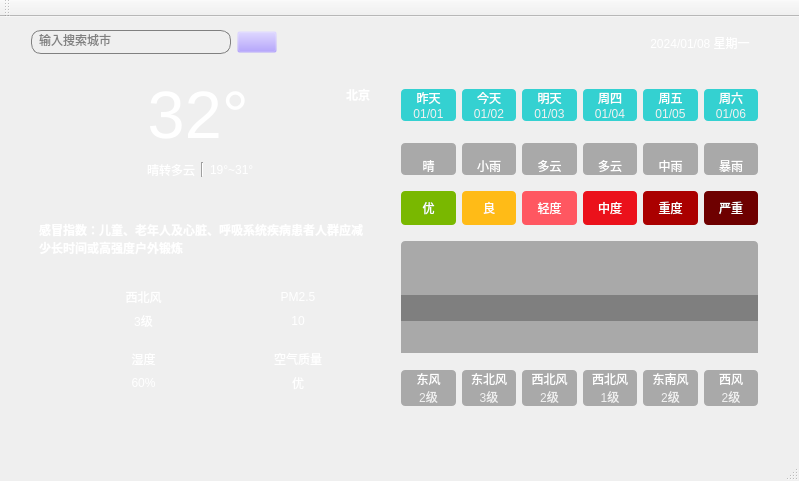
<?xml version="1.0" encoding="UTF-8"?>
<ui version="4.0">
 <class>WeatherTrayClass</class>
 <widget class="QMainWindow" name="WeatherTrayClass">
  <property name="geometry">
   <rect>
    <x>0</x>
    <y>0</y>
    <width>799</width>
    <height>481</height>
   </rect>
  </property>
  <property name="windowTitle">
   <string>WeatherTray</string>
  </property>
  <widget class="QWidget" name="centralWidget">
   <widget class="QWidget" name="widget" native="true">
    <property name="geometry">
     <rect>
      <x>0</x>
      <y>0</y>
      <width>800</width>
      <height>450</height>
     </rect>
    </property>
    <property name="styleSheet">
     <string notr="true">QWidget#widget{
	border-image: url(:/res/background.png);
}

QLabel{
	font:25 10pt &quot;微软雅黑&quot;;
	border-radius:4px;
	background-color:rgba(60,60,60,100);
	color:rgb(255,255,255);
}</string>
    </property>
    <widget class="QWidget" name="widget_10" native="true">
     <property name="geometry">
      <rect>
       <x>20</x>
       <y>160</y>
       <width>361</width>
       <height>251</height>
      </rect>
     </property>
     <layout class="QVBoxLayout" name="verticalLayout_3">
      <item>
       <spacer name="verticalSpacer">
        <property name="orientation">
         <enum>Qt::Vertical</enum>
        </property>
        <property name="sizeHint" stdset="0">
         <size>
          <width>20</width>
          <height>10</height>
         </size>
        </property>
       </spacer>
      </item>
      <item>
       <widget class="QLabel" name="lblGanMao">
        <property name="styleSheet">
         <string notr="true">background-color: rgba(60, 60, 60, 0);
font-weight: bold;
padding-left: 5px;
padding-right: 5px;</string>
        </property>
        <property name="text">
         <string>感冒指数：儿童、老年人及心脏、呼吸系统疾病患者人群应减少长时间或高强度户外锻炼</string>
        </property>
        <property name="wordWrap">
         <bool>true</bool>
        </property>
       </widget>
      </item>
      <item>
       <widget class="QWidget" name="widget_2" native="true">
        <property name="styleSheet">
         <string notr="true">background-image: url(:/res/back_10.png);


border-radius: 15px</string>
        </property>
        <layout class="QGridLayout" name="gridLayout">
         <property name="leftMargin">
          <number>40</number>
         </property>
         <property name="topMargin">
          <number>25</number>
         </property>
         <property name="rightMargin">
          <number>40</number>
         </property>
         <property name="bottomMargin">
          <number>25</number>
         </property>
         <property name="horizontalSpacing">
          <number>50</number>
         </property>
         <property name="verticalSpacing">
          <number>20</number>
         </property>
         <item row="1" column="1">
          <layout class="QHBoxLayout" name="horizontalLayout_15">
           <property name="spacing">
            <number>0</number>
           </property>
           <item>
            <widget class="QLabel" name="lblQualityIcon">
             <property name="minimumSize">
              <size>
               <width>40</width>
               <height>40</height>
              </size>
             </property>
             <property name="maximumSize">
              <size>
               <width>40</width>
               <height>40</height>
              </size>
             </property>
             <property name="autoFillBackground">
              <bool>false</bool>
             </property>
             <property name="styleSheet">
              <string notr="true">background: transparent;
</string>
             </property>
             <property name="text">
              <string/>
             </property>
             <property name="pixmap">
              <pixmap resource="C:/Users/zmh55/Downloads/12-完成界面布局/main.qrc">:/res/aqi.png</pixmap>
             </property>
             <property name="scaledContents">
              <bool>true</bool>
             </property>
             <property name="alignment">
              <set>Qt::AlignCenter</set>
             </property>
             <property name="wordWrap">
              <bool>false</bool>
             </property>
             <property name="indent">
              <number>-1</number>
             </property>
            </widget>
           </item>
           <item>
            <layout class="QVBoxLayout" name="verticalLayout_8">
             <item>
              <widget class="QLabel" name="lblQualityTitle">
               <property name="autoFillBackground">
                <bool>false</bool>
               </property>
               <property name="styleSheet">
                <string notr="true">background: transparent;

font: 10pt &quot;微软雅黑&quot;;</string>
               </property>
               <property name="text">
                <string>空气质量</string>
               </property>
               <property name="alignment">
                <set>Qt::AlignCenter</set>
               </property>
              </widget>
             </item>
             <item>
              <widget class="QLabel" name="lblQuality">
               <property name="autoFillBackground">
                <bool>false</bool>
               </property>
               <property name="styleSheet">
                <string notr="true">background: transparent;

font: 10pt &quot;微软雅黑&quot;;</string>
               </property>
               <property name="text">
                <string>优</string>
               </property>
               <property name="alignment">
                <set>Qt::AlignCenter</set>
               </property>
              </widget>
             </item>
            </layout>
           </item>
          </layout>
         </item>
         <item row="0" column="1">
          <layout class="QHBoxLayout" name="horizontalLayout_14">
           <property name="spacing">
            <number>0</number>
           </property>
           <item>
            <widget class="QLabel" name="lblPm25Icon">
             <property name="minimumSize">
              <size>
               <width>40</width>
               <height>40</height>
              </size>
             </property>
             <property name="maximumSize">
              <size>
               <width>40</width>
               <height>40</height>
              </size>
             </property>
             <property name="styleSheet">
              <string notr="true">background: transparent;
</string>
             </property>
             <property name="text">
              <string/>
             </property>
             <property name="pixmap">
              <pixmap resource="C:/Users/zmh55/Downloads/12-完成界面布局/main.qrc">:/res/pm25.png</pixmap>
             </property>
             <property name="scaledContents">
              <bool>true</bool>
             </property>
             <property name="alignment">
              <set>Qt::AlignCenter</set>
             </property>
            </widget>
           </item>
           <item>
            <layout class="QVBoxLayout" name="verticalLayout_7">
             <item>
              <widget class="QLabel" name="lblPM25Title">
               <property name="styleSheet">
                <string notr="true">background: transparent;

font: 10pt &quot;微软雅黑&quot;;</string>
               </property>
               <property name="text">
                <string>PM2.5</string>
               </property>
               <property name="alignment">
                <set>Qt::AlignCenter</set>
               </property>
              </widget>
             </item>
             <item>
              <widget class="QLabel" name="lblPM25">
               <property name="styleSheet">
                <string notr="true">background: transparent;

font: 10pt &quot;微软雅黑&quot;;</string>
               </property>
               <property name="text">
                <string>10</string>
               </property>
               <property name="alignment">
                <set>Qt::AlignCenter</set>
               </property>
              </widget>
             </item>
            </layout>
           </item>
          </layout>
         </item>
         <item row="1" column="0">
          <layout class="QHBoxLayout" name="horizontalLayout_13">
           <property name="spacing">
            <number>0</number>
           </property>
           <item>
            <widget class="QLabel" name="lblShiDuIcon">
             <property name="minimumSize">
              <size>
               <width>40</width>
               <height>40</height>
              </size>
             </property>
             <property name="maximumSize">
              <size>
               <width>40</width>
               <height>40</height>
              </size>
             </property>
             <property name="styleSheet">
              <string notr="true">background: transparent;
</string>
             </property>
             <property name="text">
              <string/>
             </property>
             <property name="pixmap">
              <pixmap resource="C:/Users/zmh55/Downloads/12-完成界面布局/main.qrc">:/res/humidity.png</pixmap>
             </property>
             <property name="scaledContents">
              <bool>true</bool>
             </property>
             <property name="alignment">
              <set>Qt::AlignCenter</set>
             </property>
            </widget>
           </item>
           <item>
            <layout class="QVBoxLayout" name="verticalLayout_5">
             <item>
              <widget class="QLabel" name="lblShiDuTitle">
               <property name="styleSheet">
                <string notr="true">background: transparent;

font: 10pt &quot;微软雅黑&quot;;</string>
               </property>
               <property name="text">
                <string>湿度</string>
               </property>
               <property name="alignment">
                <set>Qt::AlignCenter</set>
               </property>
              </widget>
             </item>
             <item>
              <widget class="QLabel" name="lblShiDu">
               <property name="styleSheet">
                <string notr="true">background: transparent;

font: 10pt &quot;微软雅黑&quot;;</string>
               </property>
               <property name="text">
                <string>60%</string>
               </property>
               <property name="alignment">
                <set>Qt::AlignCenter</set>
               </property>
              </widget>
             </item>
            </layout>
           </item>
          </layout>
         </item>
         <item row="0" column="0">
          <layout class="QHBoxLayout" name="horizontalLayout_12">
           <property name="spacing">
            <number>0</number>
           </property>
           <item>
            <widget class="QLabel" name="lblWindIcon">
             <property name="minimumSize">
              <size>
               <width>40</width>
               <height>40</height>
              </size>
             </property>
             <property name="maximumSize">
              <size>
               <width>40</width>
               <height>40</height>
              </size>
             </property>
             <property name="styleSheet">
              <string notr="true">background: transparent;
</string>
             </property>
             <property name="text">
              <string/>
             </property>
             <property name="pixmap">
              <pixmap resource="C:/Users/zmh55/Downloads/12-完成界面布局/main.qrc">:/res/wind.png</pixmap>
             </property>
             <property name="scaledContents">
              <bool>true</bool>
             </property>
             <property name="alignment">
              <set>Qt::AlignCenter</set>
             </property>
            </widget>
           </item>
           <item>
            <layout class="QVBoxLayout" name="verticalLayout_6">
             <item>
              <widget class="QLabel" name="lblWindFx">
               <property name="styleSheet">
                <string notr="true">background: transparent;

font: 10pt &quot;微软雅黑&quot;;</string>
               </property>
               <property name="text">
                <string>西北风</string>
               </property>
               <property name="alignment">
                <set>Qt::AlignCenter</set>
               </property>
              </widget>
             </item>
             <item>
              <widget class="QLabel" name="lblWindFl">
               <property name="styleSheet">
                <string notr="true">background: transparent;

font: 10pt &quot;微软雅黑&quot;;</string>
               </property>
               <property name="text">
                <string>3级</string>
               </property>
               <property name="alignment">
                <set>Qt::AlignCenter</set>
               </property>
              </widget>
             </item>
            </layout>
           </item>
          </layout>
         </item>
        </layout>
       </widget>
      </item>
     </layout>
     <zorder>lblGanMao</zorder>
     <zorder>verticalSpacer</zorder>
     <zorder>widget_2</zorder>
    </widget>
    <widget class="QWidget" name="widget_11" native="true">
     <property name="geometry">
      <rect>
       <x>379</x>
       <y>50</y>
       <width>401</width>
       <height>361</height>
      </rect>
     </property>
     <layout class="QVBoxLayout" name="verticalLayout_4">
      <item>
       <widget class="QWidget" name="widget_5" native="true">
        <property name="styleSheet">
         <string notr="true">QLabel {
	background-color: rgba(0, 200, 200, 200);
	border-radius: 4px;
}</string>
        </property>
        <layout class="QGridLayout" name="gridLayout_2">
         <property name="horizontalSpacing">
          <number>6</number>
         </property>
         <property name="verticalSpacing">
          <number>0</number>
         </property>
         <item row="0" column="0">
          <widget class="QLabel" name="lblWeek0">
           <property name="styleSheet">
            <string notr="true">border-bottom-left-radius: 0px;
border-bottom-right-radius: 0px;</string>
           </property>
           <property name="text">
            <string>昨天</string>
           </property>
           <property name="alignment">
            <set>Qt::AlignCenter</set>
           </property>
          </widget>
         </item>
         <item row="0" column="1">
          <widget class="QLabel" name="lblWeek1">
           <property name="styleSheet">
            <string notr="true">border-bottom-left-radius: 0px;
border-bottom-right-radius: 0px;</string>
           </property>
           <property name="text">
            <string>今天</string>
           </property>
           <property name="alignment">
            <set>Qt::AlignCenter</set>
           </property>
          </widget>
         </item>
         <item row="0" column="2">
          <widget class="QLabel" name="lblWeek2">
           <property name="styleSheet">
            <string notr="true">border-bottom-left-radius: 0px;
border-bottom-right-radius: 0px;</string>
           </property>
           <property name="text">
            <string>明天</string>
           </property>
           <property name="alignment">
            <set>Qt::AlignCenter</set>
           </property>
          </widget>
         </item>
         <item row="0" column="3">
          <widget class="QLabel" name="lblWeek3">
           <property name="styleSheet">
            <string notr="true">border-bottom-left-radius: 0px;
border-bottom-right-radius: 0px;</string>
           </property>
           <property name="text">
            <string>周四</string>
           </property>
           <property name="alignment">
            <set>Qt::AlignCenter</set>
           </property>
          </widget>
         </item>
         <item row="0" column="4">
          <widget class="QLabel" name="lblWeek4">
           <property name="styleSheet">
            <string notr="true">border-bottom-left-radius: 0px;
border-bottom-right-radius: 0px;</string>
           </property>
           <property name="text">
            <string>周五</string>
           </property>
           <property name="alignment">
            <set>Qt::AlignCenter</set>
           </property>
          </widget>
         </item>
         <item row="0" column="5">
          <widget class="QLabel" name="lblWeek5">
           <property name="styleSheet">
            <string notr="true">border-bottom-left-radius: 0px;
border-bottom-right-radius: 0px;</string>
           </property>
           <property name="text">
            <string>周六</string>
           </property>
           <property name="alignment">
            <set>Qt::AlignCenter</set>
           </property>
          </widget>
         </item>
         <item row="1" column="0">
          <widget class="QLabel" name="lblDate0">
           <property name="styleSheet">
            <string notr="true">border-top-left-radius: 0px;
border-top-right-radius: 0px;
color: rgb(240, 240, 240);</string>
           </property>
           <property name="text">
            <string>01/01</string>
           </property>
           <property name="alignment">
            <set>Qt::AlignCenter</set>
           </property>
          </widget>
         </item>
         <item row="1" column="1">
          <widget class="QLabel" name="lblDate1">
           <property name="styleSheet">
            <string notr="true">border-top-left-radius: 0px;
border-top-right-radius: 0px;
color: rgb(240, 240, 240);</string>
           </property>
           <property name="text">
            <string>01/02</string>
           </property>
           <property name="alignment">
            <set>Qt::AlignCenter</set>
           </property>
          </widget>
         </item>
         <item row="1" column="2">
          <widget class="QLabel" name="lblDate2">
           <property name="styleSheet">
            <string notr="true">border-top-left-radius: 0px;
border-top-right-radius: 0px;
color: rgb(240, 240, 240);</string>
           </property>
           <property name="text">
            <string>01/03</string>
           </property>
           <property name="alignment">
            <set>Qt::AlignCenter</set>
           </property>
          </widget>
         </item>
         <item row="1" column="3">
          <widget class="QLabel" name="lblDate3">
           <property name="styleSheet">
            <string notr="true">border-top-left-radius: 0px;
border-top-right-radius: 0px;
color: rgb(240, 240, 240);</string>
           </property>
           <property name="text">
            <string>01/04</string>
           </property>
           <property name="alignment">
            <set>Qt::AlignCenter</set>
           </property>
          </widget>
         </item>
         <item row="1" column="4">
          <widget class="QLabel" name="lblDate4">
           <property name="styleSheet">
            <string notr="true">border-top-left-radius: 0px;
border-top-right-radius: 0px;
color: rgb(240, 240, 240);</string>
           </property>
           <property name="text">
            <string>01/05</string>
           </property>
           <property name="alignment">
            <set>Qt::AlignCenter</set>
           </property>
          </widget>
         </item>
         <item row="1" column="5">
          <widget class="QLabel" name="lblDate5">
           <property name="styleSheet">
            <string notr="true">border-top-left-radius: 0px;
border-top-right-radius: 0px;
color: rgb(240, 240, 240);</string>
           </property>
           <property name="text">
            <string>01/06</string>
           </property>
           <property name="alignment">
            <set>Qt::AlignCenter</set>
           </property>
          </widget>
         </item>
        </layout>
       </widget>
      </item>
      <item>
       <widget class="QWidget" name="widget_6" native="true">
        <property name="styleSheet">
         <string notr="true">QLabel {
	background-color: rgba(60, 60, 60, 100);
	border-radius: 4px;
}</string>
        </property>
        <layout class="QGridLayout" name="gridLayout_3">
         <property name="topMargin">
          <number>5</number>
         </property>
         <property name="bottomMargin">
          <number>5</number>
         </property>
         <property name="verticalSpacing">
          <number>0</number>
         </property>
         <item row="0" column="3">
          <widget class="QLabel" name="lblTypeIcon3">
           <property name="styleSheet">
            <string notr="true">border-bottom-left-radius: 0px;
border-bottom-right-radius: 0px;</string>
           </property>
           <property name="text">
            <string/>
           </property>
           <property name="pixmap">
            <pixmap resource="C:/Users/zmh55/Downloads/12-完成界面布局/main.qrc">:/res/type/DuoYun.png</pixmap>
           </property>
           <property name="alignment">
            <set>Qt::AlignCenter</set>
           </property>
          </widget>
         </item>
         <item row="0" column="0">
          <widget class="QLabel" name="lblTypeIcon0">
           <property name="minimumSize">
            <size>
             <width>0</width>
             <height>0</height>
            </size>
           </property>
           <property name="maximumSize">
            <size>
             <width>1000</width>
             <height>1000</height>
            </size>
           </property>
           <property name="styleSheet">
            <string notr="true">border-bottom-left-radius: 0px;
border-bottom-right-radius: 0px;</string>
           </property>
           <property name="text">
            <string/>
           </property>
           <property name="pixmap">
            <pixmap resource="C:/Users/zmh55/Downloads/12-完成界面布局/main.qrc">:/res/type/Qing.png</pixmap>
           </property>
           <property name="alignment">
            <set>Qt::AlignCenter</set>
           </property>
          </widget>
         </item>
         <item row="0" column="2">
          <widget class="QLabel" name="lblTypeIcon2">
           <property name="styleSheet">
            <string notr="true">border-bottom-left-radius: 0px;
border-bottom-right-radius: 0px;</string>
           </property>
           <property name="text">
            <string/>
           </property>
           <property name="pixmap">
            <pixmap resource="C:/Users/zmh55/Downloads/12-完成界面布局/main.qrc">:/res/type/DuoYun.png</pixmap>
           </property>
           <property name="alignment">
            <set>Qt::AlignCenter</set>
           </property>
          </widget>
         </item>
         <item row="1" column="0">
          <widget class="QLabel" name="lblType0">
           <property name="styleSheet">
            <string notr="true">border-top-left-radius: 0px;
border-top-right-radius: 0px;</string>
           </property>
           <property name="text">
            <string>晴</string>
           </property>
           <property name="alignment">
            <set>Qt::AlignCenter</set>
           </property>
          </widget>
         </item>
         <item row="1" column="3">
          <widget class="QLabel" name="lblType3">
           <property name="styleSheet">
            <string notr="true">border-top-left-radius: 0px;
border-top-right-radius: 0px;</string>
           </property>
           <property name="text">
            <string>多云</string>
           </property>
           <property name="alignment">
            <set>Qt::AlignCenter</set>
           </property>
          </widget>
         </item>
         <item row="0" column="5">
          <widget class="QLabel" name="lblTypeIcon5">
           <property name="styleSheet">
            <string notr="true">border-bottom-left-radius: 0px;
border-bottom-right-radius: 0px;</string>
           </property>
           <property name="text">
            <string/>
           </property>
           <property name="pixmap">
            <pixmap resource="C:/Users/zmh55/Downloads/12-完成界面布局/main.qrc">:/res/type/BaoYu.png</pixmap>
           </property>
           <property name="alignment">
            <set>Qt::AlignCenter</set>
           </property>
          </widget>
         </item>
         <item row="1" column="5">
          <widget class="QLabel" name="lblType5">
           <property name="styleSheet">
            <string notr="true">border-top-left-radius: 0px;
border-top-right-radius: 0px;</string>
           </property>
           <property name="text">
            <string>暴雨</string>
           </property>
           <property name="alignment">
            <set>Qt::AlignCenter</set>
           </property>
          </widget>
         </item>
         <item row="1" column="4">
          <widget class="QLabel" name="lblType4">
           <property name="styleSheet">
            <string notr="true">border-top-left-radius: 0px;
border-top-right-radius: 0px;</string>
           </property>
           <property name="text">
            <string>中雨</string>
           </property>
           <property name="alignment">
            <set>Qt::AlignCenter</set>
           </property>
          </widget>
         </item>
         <item row="0" column="1">
          <widget class="QLabel" name="lblTypeIcon1">
           <property name="styleSheet">
            <string notr="true">border-bottom-left-radius: 0px;
border-bottom-right-radius: 0px;</string>
           </property>
           <property name="text">
            <string/>
           </property>
           <property name="pixmap">
            <pixmap resource="C:/Users/zmh55/Downloads/12-完成界面布局/main.qrc">:/res/type/XiaoYu.png</pixmap>
           </property>
           <property name="alignment">
            <set>Qt::AlignCenter</set>
           </property>
          </widget>
         </item>
         <item row="1" column="2">
          <widget class="QLabel" name="lblType2">
           <property name="styleSheet">
            <string notr="true">border-top-left-radius: 0px;
border-top-right-radius: 0px;</string>
           </property>
           <property name="text">
            <string>多云</string>
           </property>
           <property name="alignment">
            <set>Qt::AlignCenter</set>
           </property>
          </widget>
         </item>
         <item row="0" column="4">
          <widget class="QLabel" name="lblTypeIcon4">
           <property name="styleSheet">
            <string notr="true">border-bottom-left-radius: 0px;
border-bottom-right-radius: 0px;</string>
           </property>
           <property name="text">
            <string/>
           </property>
           <property name="pixmap">
            <pixmap resource="C:/Users/zmh55/Downloads/12-完成界面布局/main.qrc">:/res/type/ZhongYu.png</pixmap>
           </property>
           <property name="alignment">
            <set>Qt::AlignCenter</set>
           </property>
          </widget>
         </item>
         <item row="1" column="1">
          <widget class="QLabel" name="lblType1">
           <property name="styleSheet">
            <string notr="true">border-top-left-radius: 0px;
border-top-right-radius: 0px;</string>
           </property>
           <property name="text">
            <string>小雨</string>
           </property>
           <property name="alignment">
            <set>Qt::AlignCenter</set>
           </property>
          </widget>
         </item>
        </layout>
       </widget>
      </item>
      <item>
       <widget class="QWidget" name="widget_9" native="true">
        <layout class="QHBoxLayout" name="horizontalLayout_11">
         <property name="topMargin">
          <number>5</number>
         </property>
         <property name="bottomMargin">
          <number>5</number>
         </property>
         <item>
          <widget class="QLabel" name="lblQuality0">
           <property name="styleSheet">
            <string notr="true">background-color: rgb(121, 184, 0);
padding:8px;</string>
           </property>
           <property name="text">
            <string>优</string>
           </property>
           <property name="alignment">
            <set>Qt::AlignCenter</set>
           </property>
          </widget>
         </item>
         <item>
          <widget class="QLabel" name="lblQuality1">
           <property name="styleSheet">
            <string notr="true">background-color: rgb(255, 187, 23);</string>
           </property>
           <property name="text">
            <string>良</string>
           </property>
           <property name="alignment">
            <set>Qt::AlignCenter</set>
           </property>
          </widget>
         </item>
         <item>
          <widget class="QLabel" name="lblQuality2">
           <property name="styleSheet">
            <string notr="true">background-color: rgb(255, 87, 97);</string>
           </property>
           <property name="text">
            <string>轻度</string>
           </property>
           <property name="alignment">
            <set>Qt::AlignCenter</set>
           </property>
          </widget>
         </item>
         <item>
          <widget class="QLabel" name="lblQuality3">
           <property name="styleSheet">
            <string notr="true">background-color: rgb(235, 17, 27);</string>
           </property>
           <property name="text">
            <string>中度</string>
           </property>
           <property name="alignment">
            <set>Qt::AlignCenter</set>
           </property>
          </widget>
         </item>
         <item>
          <widget class="QLabel" name="lblQuality4">
           <property name="styleSheet">
            <string notr="true">background-color: rgb(170, 0, 0);</string>
           </property>
           <property name="text">
            <string>重度</string>
           </property>
           <property name="alignment">
            <set>Qt::AlignCenter</set>
           </property>
          </widget>
         </item>
         <item>
          <widget class="QLabel" name="lblQuality5">
           <property name="styleSheet">
            <string notr="true">background-color: rgb(110, 0, 0);</string>
           </property>
           <property name="text">
            <string>严重</string>
           </property>
           <property name="alignment">
            <set>Qt::AlignCenter</set>
           </property>
          </widget>
         </item>
        </layout>
       </widget>
      </item>
      <item>
       <widget class="QWidget" name="widget_7" native="true">
        <layout class="QVBoxLayout" name="verticalLayout_9">
         <property name="spacing">
          <number>0</number>
         </property>
         <property name="topMargin">
          <number>5</number>
         </property>
         <property name="bottomMargin">
          <number>5</number>
         </property>
         <item>
          <widget class="QLabel" name="lblHighCurve">
           <property name="minimumSize">
            <size>
             <width>0</width>
             <height>80</height>
            </size>
           </property>
           <property name="maximumSize">
            <size>
             <width>10000</width>
             <height>10000</height>
            </size>
           </property>
           <property name="styleSheet">
            <string notr="true">border-bottom-left-radius: 0px;
border-bottom-right-radius: 0px;</string>
           </property>
           <property name="text">
            <string/>
           </property>
           <property name="alignment">
            <set>Qt::AlignCenter</set>
           </property>
          </widget>
         </item>
         <item>
          <widget class="QLabel" name="lblLowCurve">
           <property name="minimumSize">
            <size>
             <width>0</width>
             <height>80</height>
            </size>
           </property>
           <property name="maximumSize">
            <size>
             <width>10000</width>
             <height>10000</height>
            </size>
           </property>
           <property name="styleSheet">
            <string notr="true">border-top-left-radius: 0px;
border-top-right-radius: 0px;</string>
           </property>
           <property name="text">
            <string/>
           </property>
           <property name="alignment">
            <set>Qt::AlignCenter</set>
           </property>
          </widget>
         </item>
        </layout>
       </widget>
      </item>
      <item>
       <widget class="QWidget" name="widget_8" native="true">
        <layout class="QGridLayout" name="gridLayout_4">
         <property name="verticalSpacing">
          <number>0</number>
         </property>
         <item row="0" column="0">
          <widget class="QLabel" name="lblFx0">
           <property name="styleSheet">
            <string notr="true">border-bottom-left-radius: 0px;
border-bottom-right-radius: 0px;</string>
           </property>
           <property name="text">
            <string>东风</string>
           </property>
           <property name="alignment">
            <set>Qt::AlignCenter</set>
           </property>
          </widget>
         </item>
         <item row="0" column="1">
          <widget class="QLabel" name="lblFx1">
           <property name="styleSheet">
            <string notr="true">border-bottom-left-radius: 0px;
border-bottom-right-radius: 0px;</string>
           </property>
           <property name="text">
            <string>东北风</string>
           </property>
           <property name="alignment">
            <set>Qt::AlignCenter</set>
           </property>
          </widget>
         </item>
         <item row="0" column="2">
          <widget class="QLabel" name="lblFx2">
           <property name="styleSheet">
            <string notr="true">border-bottom-left-radius: 0px;
border-bottom-right-radius: 0px;</string>
           </property>
           <property name="text">
            <string>西北风</string>
           </property>
           <property name="alignment">
            <set>Qt::AlignCenter</set>
           </property>
          </widget>
         </item>
         <item row="0" column="3">
          <widget class="QLabel" name="lblFx3">
           <property name="styleSheet">
            <string notr="true">border-bottom-left-radius: 0px;
border-bottom-right-radius: 0px;</string>
           </property>
           <property name="text">
            <string>西北风</string>
           </property>
           <property name="alignment">
            <set>Qt::AlignCenter</set>
           </property>
          </widget>
         </item>
         <item row="0" column="4">
          <widget class="QLabel" name="lblFx4">
           <property name="styleSheet">
            <string notr="true">border-bottom-left-radius: 0px;
border-bottom-right-radius: 0px;</string>
           </property>
           <property name="text">
            <string>东南风</string>
           </property>
           <property name="alignment">
            <set>Qt::AlignCenter</set>
           </property>
          </widget>
         </item>
         <item row="0" column="5">
          <widget class="QLabel" name="lblFx5">
           <property name="styleSheet">
            <string notr="true">border-bottom-left-radius: 0px;
border-bottom-right-radius: 0px;</string>
           </property>
           <property name="text">
            <string>西风</string>
           </property>
           <property name="alignment">
            <set>Qt::AlignCenter</set>
           </property>
          </widget>
         </item>
         <item row="1" column="0">
          <widget class="QLabel" name="lblFl0">
           <property name="styleSheet">
            <string notr="true">border-top-left-radius: 0px;
border-top-right-radius: 0px;
color: rgb(240, 240, 240);</string>
           </property>
           <property name="text">
            <string>2级</string>
           </property>
           <property name="alignment">
            <set>Qt::AlignCenter</set>
           </property>
          </widget>
         </item>
         <item row="1" column="1">
          <widget class="QLabel" name="lblFl1">
           <property name="styleSheet">
            <string notr="true">border-top-left-radius: 0px;
border-top-right-radius: 0px;
color: rgb(240, 240, 240);</string>
           </property>
           <property name="text">
            <string>3级</string>
           </property>
           <property name="alignment">
            <set>Qt::AlignCenter</set>
           </property>
          </widget>
         </item>
         <item row="1" column="2">
          <widget class="QLabel" name="lblFl2">
           <property name="styleSheet">
            <string notr="true">border-top-left-radius: 0px;
border-top-right-radius: 0px;
color: rgb(240, 240, 240);</string>
           </property>
           <property name="text">
            <string>2级</string>
           </property>
           <property name="alignment">
            <set>Qt::AlignCenter</set>
           </property>
          </widget>
         </item>
         <item row="1" column="3">
          <widget class="QLabel" name="lblFl3">
           <property name="styleSheet">
            <string notr="true">border-top-left-radius: 0px;
border-top-right-radius: 0px;
color: rgb(240, 240, 240);</string>
           </property>
           <property name="text">
            <string>1级</string>
           </property>
           <property name="alignment">
            <set>Qt::AlignCenter</set>
           </property>
          </widget>
         </item>
         <item row="1" column="4">
          <widget class="QLabel" name="lblFl4">
           <property name="styleSheet">
            <string notr="true">border-top-left-radius: 0px;
border-top-right-radius: 0px;
color: rgb(240, 240, 240);</string>
           </property>
           <property name="text">
            <string>2级</string>
           </property>
           <property name="alignment">
            <set>Qt::AlignCenter</set>
           </property>
          </widget>
         </item>
         <item row="1" column="5">
          <widget class="QLabel" name="lblFl5">
           <property name="styleSheet">
            <string notr="true">border-top-left-radius: 0px;
border-top-right-radius: 0px;
color: rgb(240, 240, 240);</string>
           </property>
           <property name="text">
            <string>2级</string>
           </property>
           <property name="alignment">
            <set>Qt::AlignCenter</set>
           </property>
          </widget>
         </item>
        </layout>
       </widget>
      </item>
     </layout>
    </widget>
    <widget class="QWidget" name="widget_3" native="true">
     <property name="geometry">
      <rect>
       <x>20</x>
       <y>49</y>
       <width>361</width>
       <height>131</height>
      </rect>
     </property>
     <layout class="QHBoxLayout" name="horizontalLayout_3">
      <item>
       <widget class="QLabel" name="lblTypeIcon">
        <property name="minimumSize">
         <size>
          <width>110</width>
          <height>110</height>
         </size>
        </property>
        <property name="maximumSize">
         <size>
          <width>110</width>
          <height>110</height>
         </size>
        </property>
        <property name="styleSheet">
         <string notr="true">background-color: rgba(255, 255, 255, 0);</string>
        </property>
        <property name="text">
         <string/>
        </property>
        <property name="pixmap">
         <pixmap resource="C:/Users/zmh55/Downloads/12-完成界面布局/main.qrc">:/res/type/DuoYun.png</pixmap>
        </property>
        <property name="scaledContents">
         <bool>true</bool>
        </property>
        <property name="alignment">
         <set>Qt::AlignCenter</set>
        </property>
       </widget>
      </item>
      <item>
       <layout class="QVBoxLayout" name="verticalLayout_2">
        <property name="spacing">
         <number>0</number>
        </property>
        <item>
         <layout class="QHBoxLayout" name="horizontalLayout_2">
          <item>
           <widget class="QLabel" name="lblTemp">
            <property name="font">
             <font>
              <family>Arial</family>
              <pointsize>50</pointsize>
              <weight>50</weight>
              <italic>false</italic>
              <bold>false</bold>
             </font>
            </property>
            <property name="styleSheet">
             <string notr="true">color: rgb(255, 255, 255);
font: 50pt &quot;Arial&quot;;
background-color: rgba(0, 255, 255, 0);</string>
            </property>
            <property name="text">
             <string>32°</string>
            </property>
            <property name="scaledContents">
             <bool>true</bool>
            </property>
            <property name="alignment">
             <set>Qt::AlignCenter</set>
            </property>
           </widget>
          </item>
          <item>
           <spacer name="horizontalSpacer_2">
            <property name="orientation">
             <enum>Qt::Horizontal</enum>
            </property>
            <property name="sizeHint" stdset="0">
             <size>
              <width>40</width>
              <height>20</height>
             </size>
            </property>
           </spacer>
          </item>
          <item>
           <layout class="QVBoxLayout" name="verticalLayout">
            <property name="topMargin">
             <number>0</number>
            </property>
            <property name="bottomMargin">
             <number>40</number>
            </property>
            <item>
             <widget class="QLabel" name="lblCity">
              <property name="styleSheet">
               <string notr="true">font: 20pt &quot;Microsoft YaHei UI&quot;;
font-weight: bold;

background-color: rgba(255, 255, 255,0);</string>
              </property>
              <property name="text">
               <string>北京</string>
              </property>
              <property name="alignment">
               <set>Qt::AlignRight|Qt::AlignTrailing|Qt::AlignVCenter</set>
              </property>
             </widget>
            </item>
           </layout>
          </item>
         </layout>
        </item>
        <item>
         <layout class="QHBoxLayout" name="horizontalLayout">
          <property name="spacing">
           <number>6</number>
          </property>
          <property name="sizeConstraint">
           <enum>QLayout::SetDefaultConstraint</enum>
          </property>
          <item>
           <widget class="QLabel" name="lblType">
            <property name="sizePolicy">
             <sizepolicy hsizetype="Preferred" vsizetype="Preferred">
              <horstretch>0</horstretch>
              <verstretch>0</verstretch>
             </sizepolicy>
            </property>
            <property name="styleSheet">
             <string notr="true">background-color: rgba(255, 255, 255,0);
font: 12pt &quot;微软雅黑&quot;;</string>
            </property>
            <property name="text">
             <string>晴转多云</string>
            </property>
            <property name="scaledContents">
             <bool>true</bool>
            </property>
            <property name="alignment">
             <set>Qt::AlignLeading|Qt::AlignLeft|Qt::AlignVCenter</set>
            </property>
           </widget>
          </item>
          <item>
           <widget class="Line" name="line">
            <property name="minimumSize">
             <size>
              <width>0</width>
              <height>15</height>
             </size>
            </property>
            <property name="maximumSize">
             <size>
              <width>16777215</width>
              <height>15</height>
             </size>
            </property>
            <property name="styleSheet">
             <string notr="true">color: rgb(255, 0, 0);</string>
            </property>
            <property name="orientation">
             <enum>Qt::Vertical</enum>
            </property>
           </widget>
          </item>
          <item>
           <widget class="QLabel" name="lblLowHigh">
            <property name="styleSheet">
             <string notr="true">background-color: rgba(255, 255, 255,0);
font: 12pt &quot;微软雅黑&quot;;</string>
            </property>
            <property name="text">
             <string>19°~31°</string>
            </property>
            <property name="alignment">
             <set>Qt::AlignLeading|Qt::AlignLeft|Qt::AlignVCenter</set>
            </property>
           </widget>
          </item>
          <item>
           <spacer name="horizontalSpacer">
            <property name="orientation">
             <enum>Qt::Horizontal</enum>
            </property>
            <property name="sizeHint" stdset="0">
             <size>
              <width>40</width>
              <height>20</height>
             </size>
            </property>
           </spacer>
          </item>
         </layout>
        </item>
       </layout>
      </item>
     </layout>
    </widget>
    <widget class="QWidget" name="widget_4" native="true">
     <property name="geometry">
      <rect>
       <x>20</x>
       <y>-10</y>
       <width>741</width>
       <height>71</height>
      </rect>
     </property>
     <layout class="QHBoxLayout" name="horizontalLayout_4">
      <item>
       <widget class="QLineEdit" name="leCity">
        <property name="minimumSize">
         <size>
          <width>200</width>
          <height>0</height>
         </size>
        </property>
        <property name="maximumSize">
         <size>
          <width>200</width>
          <height>16777215</height>
         </size>
        </property>
        <property name="styleSheet">
         <string notr="true">font: 10pt &quot;Microsoft YaHei UI&quot;;
color:grey;
background: transparent;
border: 1px solid grey;

border-radius: 10px;
padding: 3px 5px</string>
        </property>
        <property name="text">
         <string>输入搜索城市</string>
        </property>
        <property name="placeholderText">
         <string>城市</string>
        </property>
       </widget>
      </item>
      <item>
       <widget class="QPushButton" name="btnSearch">
        <property name="styleSheet">
         <string notr="true">background-color: rgba(157, 133, 255,0);</string>
        </property>
        <property name="text">
         <string/>
        </property>
        <property name="icon">
         <iconset resource="C:/Users/zmh55/Downloads/12-完成界面布局/main.qrc">
          <normaloff>:/res/search.png</normaloff>:/res/search.png</iconset>
        </property>
       </widget>
      </item>
      <item>
       <spacer name="horizontalSpacer_3">
        <property name="orientation">
         <enum>Qt::Horizontal</enum>
        </property>
        <property name="sizeHint" stdset="0">
         <size>
          <width>309</width>
          <height>20</height>
         </size>
        </property>
       </spacer>
      </item>
      <item>
       <widget class="QLabel" name="lblDate">
        <property name="styleSheet">
         <string notr="true">font: 20pt &quot;Arial&quot;;
background-color: rgba(255, 255, 255,0);</string>
        </property>
        <property name="text">
         <string>2024/01/08 星期一</string>
        </property>
        <property name="alignment">
         <set>Qt::AlignCenter</set>
        </property>
       </widget>
      </item>
     </layout>
    </widget>
   </widget>
  </widget>
  <widget class="QStatusBar" name="statusBar"/>
  <widget class="QMenuBar" name="menuBar">
   <property name="geometry">
    <rect>
     <x>0</x>
     <y>0</y>
     <width>799</width>
     <height>26</height>
    </rect>
   </property>
  </widget>
  <widget class="QToolBar" name="toolBar">
   <property name="windowTitle">
    <string>toolBar</string>
   </property>
   <attribute name="toolBarArea">
    <enum>TopToolBarArea</enum>
   </attribute>
   <attribute name="toolBarBreak">
    <bool>false</bool>
   </attribute>
  </widget>
 </widget>
 <layoutdefault spacing="6" margin="11"/>
 <resources>
  <include location="WeatherTray.qrc"/>
  <include location="Resource.qrc"/>
  <include location="C:/Users/zmh55/Downloads/12-完成界面布局/main.qrc"/>
  <include location="main.qrc"/>
 </resources>
 <connections/>
</ui>
